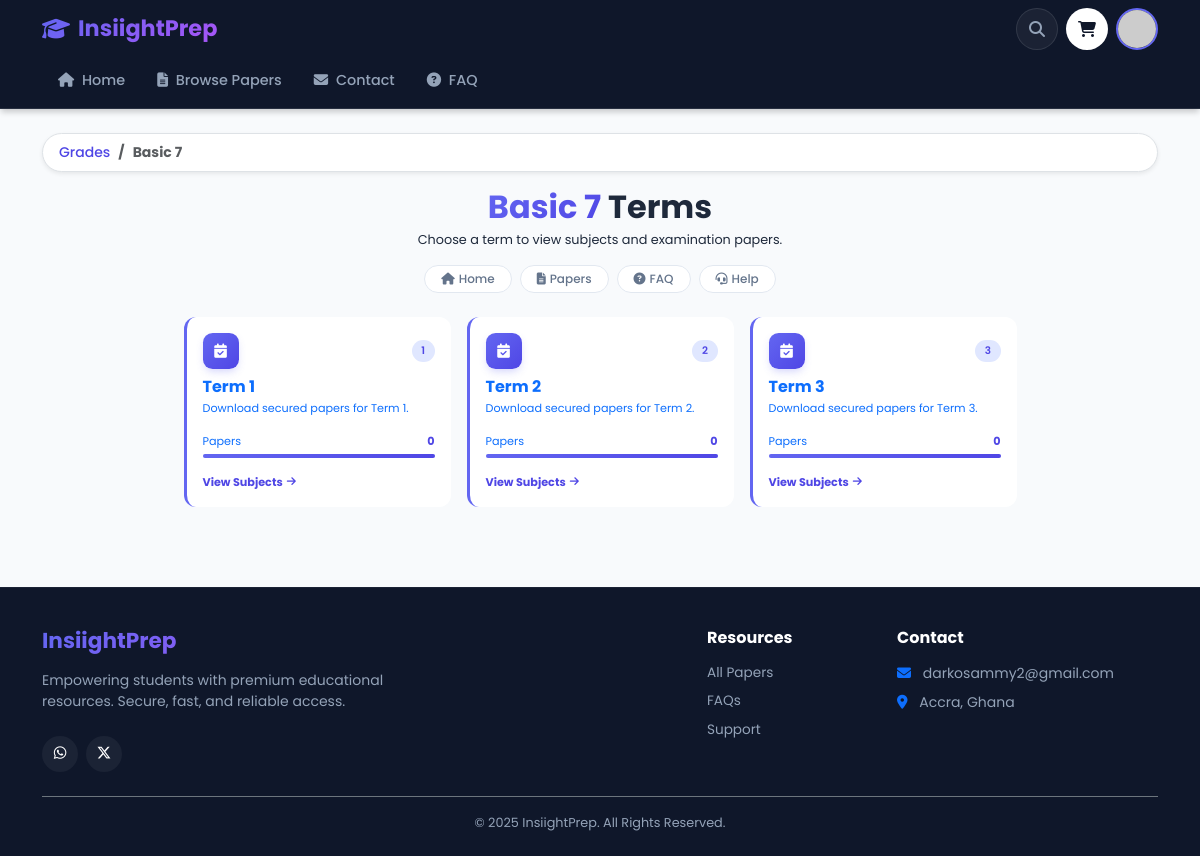
/basic-7/ (signed in), run on the app's committed database.
### shop/models.py (models this page shows, shortened)
class Classes(models.Model):
    name = models.CharField(max_length=100, help_text="e.g., JHS 1, Basic 7")
    slug = models.SlugField(max_length=100, unique=True)
    description = models.TextField(blank=True)
    class Meta:
        verbose_name = 'Class (Grade)'
        verbose_name_plural = 'Classes (Grades)'
        ordering = ('name',)

class Term(models.Model):
    class_name = models.ForeignKey(Classes, related_name='terms', on_delete=models.CASCADE)
    name = models.CharField(max_length=50, help_text="e.g., Term 1, Term 2")
    slug = models.SlugField(max_length=50)
    class Meta:
        verbose_name_plural = 'Terms'
        unique_together = ('class_name', 'slug')
        ordering = ('name',)
    def get_paper_count(self):
        return self.papers.count()

### shop/views.py (the view)
# urls.py: path('<slug:class_slug>/', views.term_list, name='term_list'),
def term_list(request, class_slug):
    class_level = get_object_or_404(Classes, slug=class_slug)
    return render(request, 'shop/term_list.html', {'class_level': class_level, 'terms': class_level.terms.all()})

### shop/cart.py (called while the page is built)
    def __len__(self):
        return sum(item['quantity'] for item in self.cart.values())

### shop/context_processors.py (called while the page is built)
def current_year(request):
    return {
        'current_year': timezone.now().year
    }

def cart(request):
    return {'cart': Cart(request)}

### shop/templates/shop/term_list.html (shortened to what this page needs)
{% extends 'base.html' %}
{% load static %}
{% block content %}
<div class="container py-4">
    <nav aria-label="breadcrumb" class="mb-3 animate__animated animate__fadeIn">
        <ol class="breadcrumb bg-white px-3 py-2 rounded-pill shadow-sm border mb-0">
            <li class="breadcrumb-item small"><a href="{% url 'shop:class_list' %}" class="text-decoration-none text-indigo fw-medium">Grades</a></li>
            <li class="breadcrumb-item active small fw-bold text-slate-600">{{ class_level.name }}</li>
        </ol>
    </nav>
    <div class="text-center mb-4 animate__animated animate__fadeInDown">
        <h1 class="h2 fw-bold mb-1">
            <span class="text-indigo-gradient">{{ class_level.name }}</span> Terms
        </h1>
        <p class="text-slate-500 x-small mx-auto mb-3" style="max-width: 500px;">
            Choose a term to view subjects and examination papers.
        </p>
        <div class="quick-nav-wrapper mt-2">
            <div class="quick-nav-scroll">
                <a href="{% url 'shop:class_list' %}" class="quick-nav-pill py-1 px-3">
                    <i class="fas fa-home me-1"></i> Home
                </a>
                <a href="{% url 'shop:all_papers' %}" class="quick-nav-pill py-1 px-3">
                    <i class="fas fa-file-lines me-1"></i> Papers
                </a>
                <a href="{% url 'shop:faq' %}" class="quick-nav-pill py-1 px-3">
                    <i class="fas fa-circle-question me-1"></i> FAQ
                </a>
                <a href="{% url 'shop:contact_us' %}" class="quick-nav-pill py-1 px-3">
                    <i class="fas fa-headset me-1"></i> Help
                </a>
            </div>
        </div>
    </div>
    <div class="row g-3 mb-4 row-cols-1 row-cols-md-3 row-cols-xl-4 justify-content-center">
        {% for term_obj in terms %}
            <div class="col animate__animated animate__fadeInUp" style="animation-delay: {{ forloop.counter0|add:1 }}00ms">
                <a href="{% url 'shop:subject_list' class_level.slug term_obj.slug %}" class="text-decoration-none group">
                    <div class="modern-card card-indigo compact-card h-100">
                        <div class="d-flex align-items-center justify-content-between mb-2 position-relative">
                            <div class="term-icon-box-indigo">
                                <i class="fas fa-calendar-check"></i>
                            </div>
                            <span class="paper-badge-indigo">
                                {{ forloop.counter }}
                            </span>
                        </div>
                        <h6 class="fw-bold text-slate-800 mb-1 group-hover:text-indigo transition-colors position-relative">
                            {{ term_obj.name }}
                        </h6>
                        <p class="text-slate-500 xx-small mb-3 flex-grow-1 position-relative">
                            Download secured papers for {{ term_obj.name }}.
                        </p>
                        <div class="term-meta position-relative">
                            <div class="d-flex justify-content-between align-items-center mb-1">
                                <span class="text-slate-400 xx-small">Papers</span>
                                <span class="fw-bold text-indigo xx-small">{{ term_obj.get_paper_count }}</span>
                            </div>
                            <div class="progress" style="height: 4px; background: #e0e7ff;">
                                <div class="progress-bar bg-indigo-gradient" style="width: 100%"></div>
                            </div>
                        </div>
                        <div class="mt-3 d-flex align-items-center text-indigo fw-bold xx-small position-relative">
                            View Subjects <i class="fas fa-arrow-right ms-1 fs-xs"></i>
                        </div>
                    </div>
                </a>
            </div>
        {% empty %}
            <div class="col-12 text-center py-5">
                <img src="https://illustrations.popsy.co/slate/empty-folder.svg" style="width: 150px;" alt="Empty">
                <h4 class="mt-4 fw-bold">No terms found</h4>
                <p class="text-slate-500">Terms are being updated.</p>
            </div>
        {% endfor %}
    </div>
</div>
{% endblock %}

### templates/base.html (style rules this page uses)
:root { --primary-gradient: linear-gradient(135deg, #6366f1 0%, #a855f7 100%); --secondary-gradient: linear-gradient(135deg, #3b82f6 0%, #2dd4bf 100%); --dark-bg: #0f172a; --accent-color: #f43f5e; --card-shadow: 0 10px 15px -3px rgba(0, 0, 0, 0.1), 0 4px 6px -2px rgba(0, 0, 0, 0.05); --hover-shadow: 0 20px 25px -5px rgba(0, 0, 0, 0.1), 0 10px 10px -5px rgba(0, 0, 0, 0.04); }
* { box-sizing: border-box; }
html, body { overflow-x: hidden; width: 100%; margin: 0; padding: 0; -webkit-overflow-scrolling: touch; }
body { font-family: 'Poppins', sans-serif; background-color: #f8fafc; color: #1e293b; min-height: 100vh; display: flex; flex-direction: column; }

### shop/templates/shop/term_list.html (style rules this page uses)
:root { --indigo-primary: #6366f1; --indigo-dark: #4f46e5; --indigo-gradient: linear-gradient(135deg, #6366f1 0%, #4f46e5 100%); }
.text-indigo { color: var(--indigo-dark); }
.text-indigo-gradient { background: var(--indigo-gradient); -webkit-background-clip: text; -webkit-text-fill-color: transparent; }
.card-indigo { border-left: 3px solid var(--indigo-primary) !important; background: #ffffff !important; }
.term-icon-box-indigo { width: 36px; height: 36px; background: var(--indigo-gradient); color: white; border-radius: 0.6rem; display: flex; align-items: center; justify-content: center; font-size: 0.9rem; box-shadow: 0 4px 8px -2px rgba(99, 102, 241, 0.3); }
.paper-badge-indigo { font-size: 0.65rem; font-weight: 600; color: var(--indigo-dark); background: #e0e7ff; padding: 0.2rem 0.6rem; border-radius: 2rem; }
.bg-indigo-gradient { background: var(--indigo-gradient); }
.x-small { font-size: 0.8rem; }
.xx-small { font-size: 0.7rem; }
.fs-xs { font-size: 0.65rem; }
.compact-card { padding: 1rem !important; border-radius: 0.75rem !important; overflow: hidden; position: relative; }
.quick-nav-wrapper { overflow: hidden; }
.quick-nav-scroll { display: flex; flex-wrap: wrap; justify-content: center; gap: 0.5rem; }
.quick-nav-pill { display: inline-flex; align-items: center; background: white; border: 1px solid #e2e8f0; border-radius: 2rem; color: #64748b; text-decoration: none; font-size: 0.75rem; font-weight: 500; transition: all 0.3s ease; white-space: nowrap; }

### data on the page
Classes: name "Basic 7"
Term: name "Term 1", get_paper_count "0"
Term: name "Term 2", get_paper_count "0"
Term: name "Term 3", get_paper_count "0"
